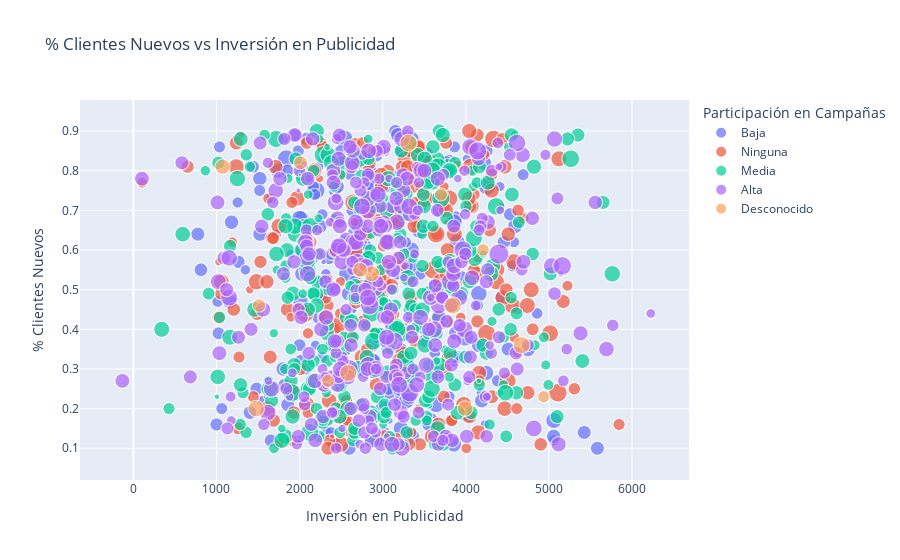

Notebook code for this chart:
### Code cell
df_filtrado = df[df['Monto de Venta'] >= 0]

fig1 = px.scatter(
    df_filtrado,
    x="Inversión en Publicidad",
    y="% Clientes Nuevos",
    color="Participación en Campañas",
    size="Monto de Venta",
    hover_data=["Edad del Cliente", "Producto"],
    title="% Clientes Nuevos vs Inversión en Publicidad"
)
fig1.show()

### Figure 1 — Plotly figure (JSON) as saved in the notebook; plotly's stock layout.template omitted (floating-point values rounded to 4 significant figures; data arrays with more than 128 entries replaced by an {"elided": "..."} marker saying what was removed)
{"data": [{"customdata": {"elided": "228x2 mixed values"}, "hovertemplate": "Participación en Campañas=Baja<br>Inversión en Publicidad=%{x}<br>% Clientes Nuevos=%{y}<br>Monto de Venta=%{marker.size}<br>Edad del Cliente=%{customdata[0]}<br>Producto=%{customdata[1]}<extra></extra>", "legendgroup": "Baja", "marker": {"color": "#636efa", "size": {"elided": "228 float values"}, "sizemode": "area", "sizeref": 81.2, "symbol": "circle"}, "mode": "markers", "name": "Baja", "showlegend": true, "type": "scattergl", "x": {"elided": "228 float values"}, "xaxis": "x", "y": {"elided": "228 float values"}, "yaxis": "y"}, {"customdata": {"elided": "251x2 mixed values"}, "hovertemplate": "Participación en Campañas=Ninguna<br>Inversión en Publicidad=%{x}<br>% Clientes Nuevos=%{y}<br>Monto de Venta=%{marker.size}<br>Edad del Cliente=%{customdata[0]}<br>Producto=%{customdata[1]}<extra></extra>", "legendgroup": "Ninguna", "marker": {"color": "#EF553B", "size": {"elided": "251 float values"}, "sizemode": "area", "sizeref": 81.2, "symbol": "circle"}, "mode": "markers", "name": "Ninguna", "showlegend": true, "type": "scattergl", "x": {"elided": "251 float values"}, "xaxis": "x", "y": {"elided": "251 float values"}, "yaxis": "y"}, {"customdata": {"elided": "339x2 mixed values"}, "hovertemplate": "Participación en Campañas=Media<br>Inversión en Publicidad=%{x}<br>% Clientes Nuevos=%{y}<br>Monto de Venta=%{marker.size}<br>Edad del Cliente=%{customdata[0]}<br>Producto=%{customdata[1]}<extra></extra>", "legendgroup": "Media", "marker": {"color": "#00cc96", "size": {"elided": "339 float values"}, "sizemode": "area", "sizeref": 81.2, "symbol": "circle"}, "mode": "markers", "name": "Media", "showlegend": true, "type": "scattergl", "x": {"elided": "339 float values"}, "xaxis": "x", "y": {"elided": "339 float values"}, "yaxis": "y"}, {"customdata": {"elided": "341x2 mixed values"}, "hovertemplate": "Participación en Campañas=Alta<br>Inversión en Publicidad=%{x}<br>% Clientes Nuevos=%{y}<br>Monto de Venta=%{marker.size}<br>Edad del Cliente=%{customdata[0]}<br>Producto=%{customdata[1]}<extra></extra>", "legendgroup": "Alta", "marker": {"color": "#ab63fa", "size": {"elided": "341 float values"}, "sizemode": "area", "sizeref": 81.2, "symbol": "circle"}, "mode": "markers", "name": "Alta", "showlegend": true, "type": "scattergl", "x": {"elided": "341 float values"}, "xaxis": "x", "y": {"elided": "341 float values"}, "yaxis": "y"}, {"customdata": [[67, "Ahorro Plus"], [62, "Ahorro Plus"], [62, "Inversión Segura"], [34, "Plan Retiro"], [48, "Plan Retiro"], [68, "Ahorro Plus"], [29, "Ahorro Plus"], [36, "Inversión Segura"], [41, "Inversión Segura"], [29, "Inversión Segura"], [38, "Ahorro Plus"], [45, "Inversión Segura"], [19, "Inversión Segura"], [61, "Inversión Segura"], [52, "Plan Retiro"]], "hovertemplate": "Participación en Campañas=Desconocido<br>Inversión en Publicidad=%{x}<br>% Clientes Nuevos=%{y}<br>Monto de Venta=%{marker.size}<br>Edad del Cliente=%{customdata[0]}<br>Producto=%{customdata[1]}<extra></extra>", "legendgroup": "Desconocido", "marker": {"color": "#FFA15A", "size": [15680.0, 13700.0, 12250.0, 20290.0, 13900.0, 13110.0, 23530.0, 18610.0, 18690.0, 14800.0, 23600.0, 24480.0, 22800.0, 21860.0, 18320.0], "sizemode": "area", "sizeref": 81.2, "symbol": "circle"}, "mode": "markers", "name": "Desconocido", "showlegend": true, "type": "scattergl", "x": [2012.0, 2343.0, 4938.0, 2866.0, 3702.0, 4208.0, 3844.0, 3993.0, 1075.0, 1513.0, 4672.0, 3310.0, 2585.0, 1478.0, 2729.0], "xaxis": "x", "y": [0.82, 0.27, 0.23, 0.54, 0.74, 0.6, 0.46, 0.2, 0.81, 0.46, 0.36, 0.87, 0.29, 0.2, 0.55], "yaxis": "y"}], "layout": {"legend": {"itemsizing": "constant", "title": {"text": "Participación en Campañas"}, "tracegroupgap": 0}, "title": {"text": "% Clientes Nuevos vs Inversión en Publicidad"}, "xaxis": {"anchor": "y", "domain": [0, 1], "title": {"text": "Inversión en Publicidad"}}, "yaxis": {"anchor": "x", "domain": [0, 1], "title": {"text": "% Clientes Nuevos"}}}}
